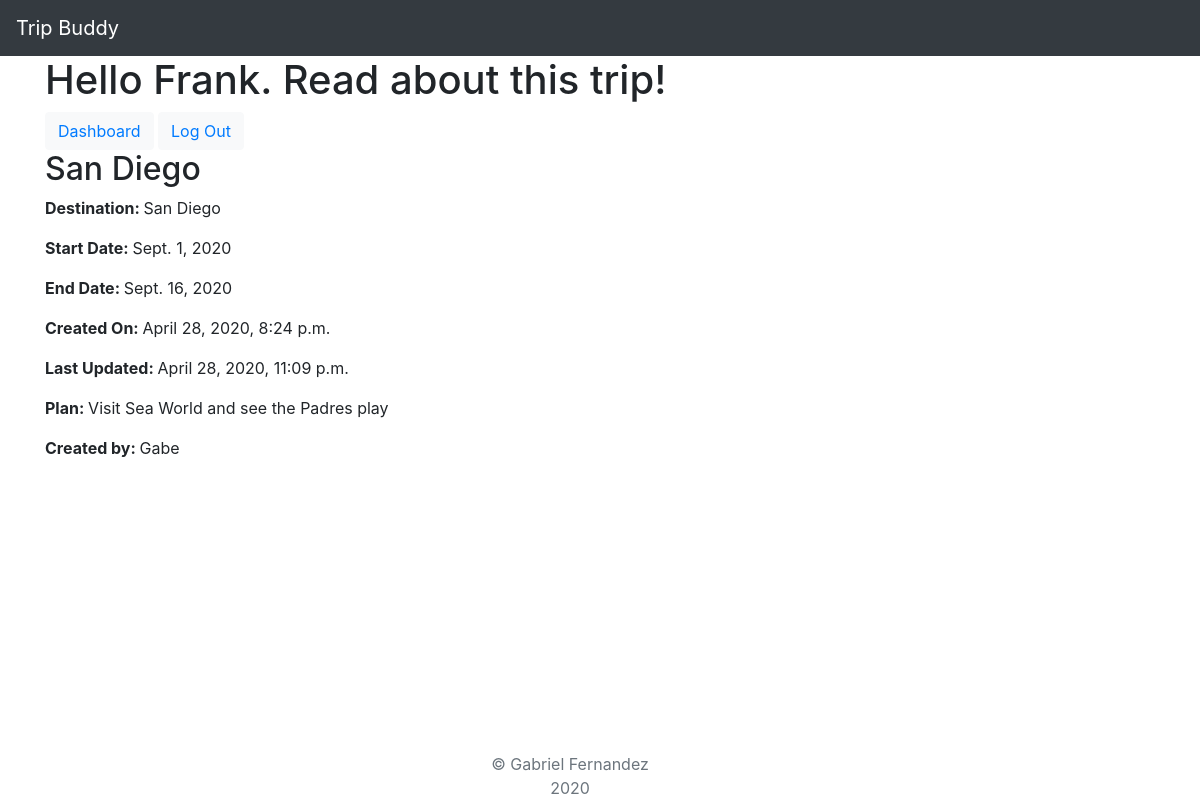
Screenshot of /trips/3 (signed in) with the database file from the repository.
### main/models.py (models this page shows)
class User(models.Model):
    first_name=models.CharField(max_length=100)
    last_name=models.CharField(max_length=100)
    email=models.EmailField(max_length=100)
    password=models.CharField(max_length=100)
    created_at=models.DateTimeField(auto_now_add=True)
    updated_at=models.DateTimeField(auto_now=True)
    objects=UserManager()

class Trip(models.Model):
    destination=models.CharField(max_length=100)
    start_date=models.DateField()
    end_date=models.DateField()
    plan=models.CharField(max_length=200)
    created_at=models.DateTimeField(auto_now_add=True)
    updated_at=models.DateTimeField(auto_now=True)
    user=models.ForeignKey(User, related_name="trips", on_delete = models.CASCADE)
    objects=TripManager()

### main/views.py (the view)
# urls.py: path("trips/<int:trip_id>", views.trip_profile),
def trip_profile (request, trip_id):
    if "user_id" not in request.session:
        messages.error(request, "Please login or register first.")
        return redirect("/")
    context={
        "trip": Trip.objects.get(id=trip_id),
        "user":User.objects.get(id=request.session["user_id"]),
    }
    return render(request, "trip-profile.html", context)

### main/templates/trip-profile.html (shortened to what this page needs)
<!DOCTYPE html>
<html lang="en">
<head>
</head>
<body>
    {%extends "base.html"%}
    {%block content%}
    <h1>Hello {{user.first_name}}. Read about this trip!</h1>
    <button class="btn btn-light"><a href="/dashboard">Dashboard</a></button>
    <button class="btn btn-light"><a href="/logout">Log Out</a></button>
    <h2>{{trip.destination}}</h2>
    <P><b>Destination: </b>{{trip.destination}}</P>
    <P><b>Start Date: </b>{{trip.start_date}}</P>
    <P><b>End Date: </b>{{trip.end_date}}</p>
    <P><b>Created On: </b>{{trip.created_at}}</P>
    <P><b>Last Updated: </b>{{trip.updated_at}}</P>
    <p><b>Plan: </b>{{trip.plan}}</p>
    <p><b>Created by: </b>{{trip.user.first_name}}</p>
    {%endblock%}

### rows the page displays
User: first_name "Frank"
Trip: destination "San Diego", start_date "Sept. 1, 2020", end_date "Sept. 16, 2020", created_at "April 28, 2020, 8:24 p.m.", updated_at "April 28, 2020, 11:09 p.m.", plan "Visit Sea World and see the Padres play", user.first_name "Gabe"
